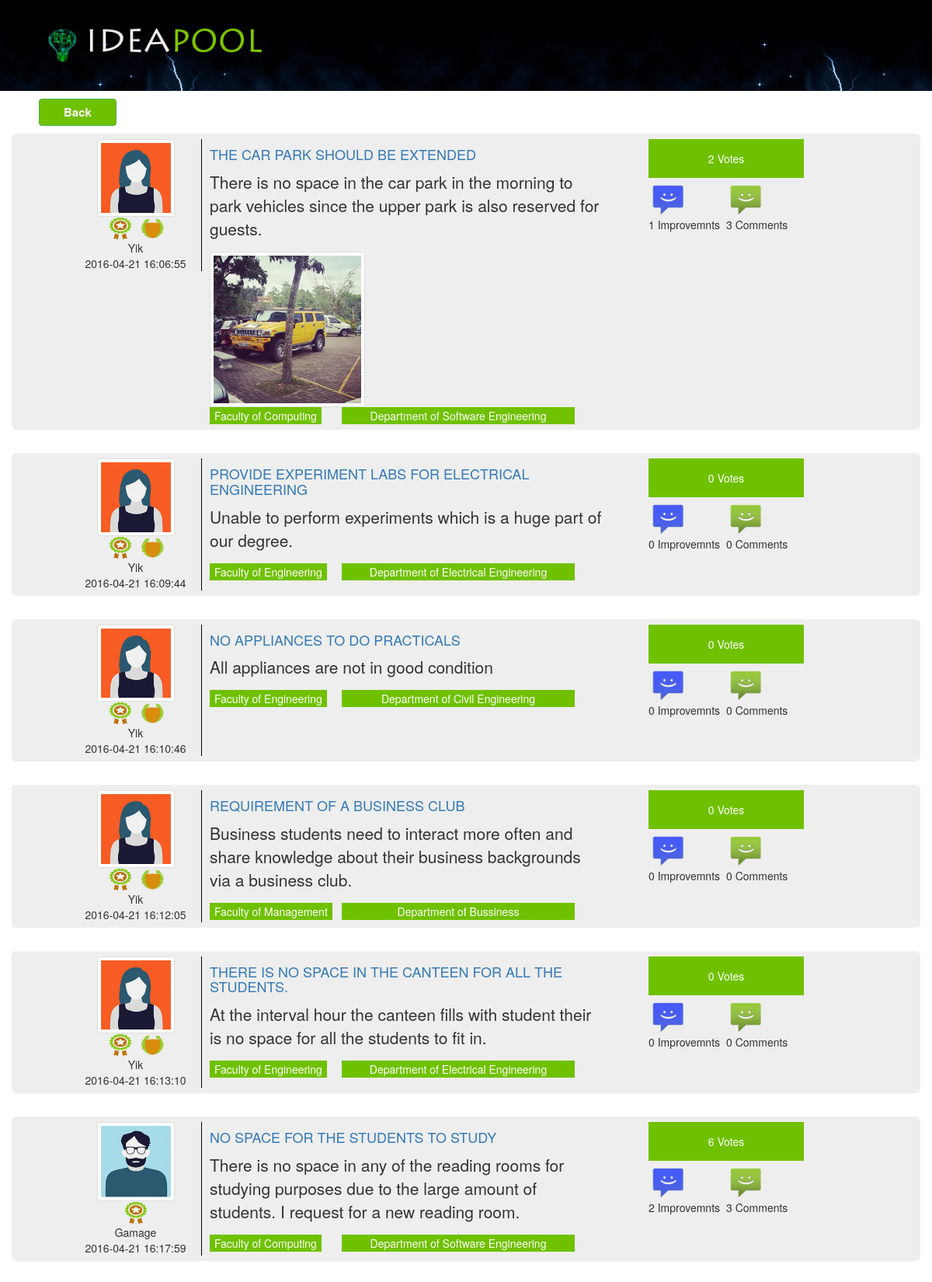
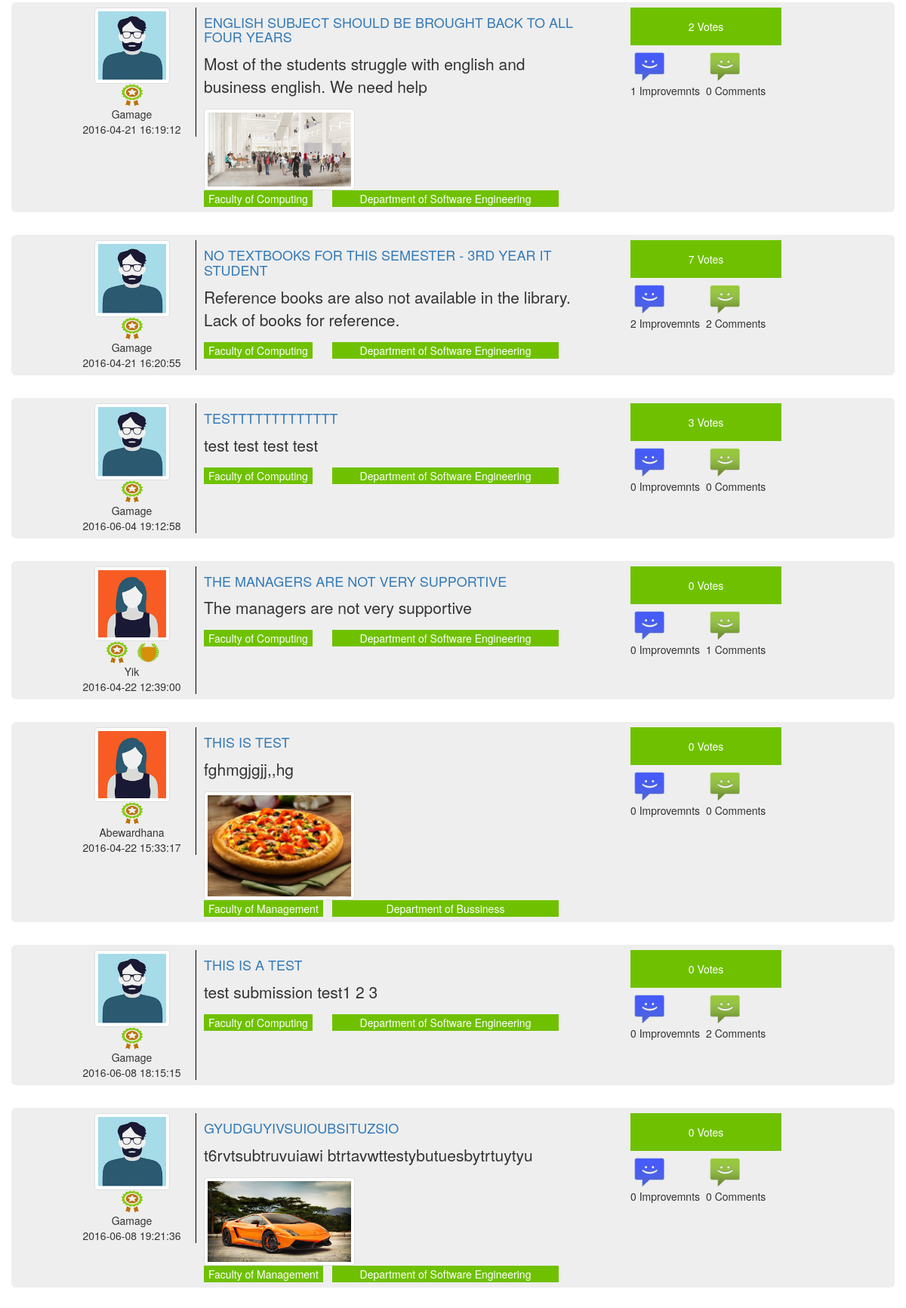
Screenshot of /advancedaction.php (upper part) with the database file from the repository (2 pictures, top to bottom).
### tables this page shows
CREATE TABLE IF NOT EXISTS `post` (
  `postId` varchar(10) NOT NULL,
  `userId` int(11) NOT NULL,
  `dateTime` datetime NOT NULL DEFAULT CURRENT_TIMESTAMP,
  `faculty` varchar(250) NOT NULL,
  `department` varchar(250) NOT NULL,
  `category` varchar(100) NOT NULL,
  `title` varchar(300) NOT NULL,
  `content` varchar(1000) NOT NULL,
  `views` int(100) NOT NULL DEFAULT '0',
  `date` date NOT NULL DEFAULT '2016-04-14',
  `files` varchar(100) NOT NULL,
  `monthOf` int(11) NOT NULL,
  PRIMARY KEY (`postId`)
);

CREATE TABLE IF NOT EXISTS `register` (
  `id` int(11) NOT NULL AUTO_INCREMENT,
  `fname` varchar(45) NOT NULL,
  `lname` varchar(45) NOT NULL,
  `address` varchar(45) NOT NULL,
  `contact` int(11) NOT NULL,
  `gender` varchar(45) NOT NULL,
  `emil` varchar(45) NOT NULL,
  `category` varchar(45) NOT NULL,
  `universityID` varchar(45) NOT NULL,
  `Image` varchar(45) NOT NULL,
  `status` varchar(45) NOT NULL DEFAULT 'pending',
  `username` varchar(45) NOT NULL,
  `password` varchar(45) NOT NULL,
  `reward` int(10) NOT NULL DEFAULT '0',
  `reward2` int(10) NOT NULL DEFAULT '0',
  `reward3` int(10) NOT NULL DEFAULT '0',
  `rewardcount` int(255) NOT NULL,
  PRIMARY KEY (`id`)
);

CREATE TABLE IF NOT EXISTS `reward` (
  `id` int(20) NOT NULL AUTO_INCREMENT,
  `name` varchar(255) NOT NULL,
  `level` int(20) NOT NULL,
  `img` varchar(255) NOT NULL,
  `postcount` int(20) NOT NULL,
  `type` varchar(255) NOT NULL,
  `description` varchar(255) NOT NULL,
  PRIMARY KEY (`id`)
);

### advancedaction.php (the view, shortened to what this page needs)
<!DOCTYPE html PUBLIC "-//W3C//DTD XHTML 1.0 Transitional//EN" "http://www.w3.org/TR/xhtml1/DTD/xhtml1-transitional.dtd">
<html xmlns="http://www.w3.org/1999/xhtml">
<head>
   <link rel="stylesheet" href="css/bootstrap.min.css"></link>
 <link rel="stylesheet" href="css/ideacss.css" />
 <link rel="stylesheet" href="https://maxcdn.bootstrapcdn.com/font-awesome/4.5.0/css/font-awesome.min.css"/>
</head>
<body>
 <?php
    include('header.php');
 ?>
 <div class="container">
 <a href="view4.php" class="btn btn-success button_design">Back</a>
 </div>
 <div class="container">
       <div class="row">
     <?php
 	    if(isset($_POST["title"])&&!empty($_POST["title"]))
		{
			if(isset($_POST["description"])&&!empty($_POST["description"]))
			{
			    if(isset($_POST["category"])&&!empty($_POST["category"]))
			     {
			     	 if(isset($_POST["faculty"])&&!empty($_POST["faculty"]))
			     	{
                        if(isset($_POST["department"])&&!empty($_POST["department"]))
                        {
						       if(isset($_POST["date"])&&!empty($_POST["date"]))
                                {
									 if(isset($_POST["name"])&&!empty($_POST["name"]))
									 {
										   $n=$_POST["name"];
										   $sql6="select id from register where lname='$n'";
										   include("database_connect.php");
	                                       $result6=mysqli_query($con,$sql6);
										   if($row6=mysqli_fetch_array($result6))
										   {
										    $uid=$row6["id"];
											$da=str_replace("/","-",$_POST["date"]);
								            $s= $_POST["title"];
			                                $d=$_POST["description"];
			                                $c=$_POST["category"];
			                                $f=$_POST["faculty"];
			                                $de=$_POST["department"];
                                            $where = "WHERE title like '%$s%' and content like '%$d%' and category='$c' and faculty='$f' and department='$de' and date='$da' and userId like '%$uid%'";
										   }
										   else
										   {
										    $da=str_replace("/","-",$_POST["date"]);
								            $s= $_POST["title"];
			                                $d=$_POST["description"];
			                                $c=$_POST["category"];
			                                $f=$_POST["faculty"];
			                                $de=$_POST["department"];
                                            $where = "WHERE title like '%$s%' and content like '%$d%' and category='$c' and faculty='$f' and department='$de' and date='$da'"; }
								     }
									 else
									 {
								      $da=str_replace("/","-",$_POST["date"]);
								      $s= $_POST["title"];
			                          $d=$_POST["description"];
			                          $c=$_POST["category"];
			                          $f=$_POST["faculty"];
			                          $de=$_POST["department"];
                                      $where = "WHERE title like '%$s%' and content like '%$d%' and category='$c' and faculty='$f' and department='$de' and date='$da'";
									 }
								}
								else
								{
                                   $s= $_POST["title"];
			                       $d=$_POST["description"];
			                       $c=$_POST["category"];
			                       $f=$_POST["faculty"];
			                       $de=$_POST["department"];
                                   $where = "WHERE title like '%$s%' and content like '%$d%' and category='$c' and faculty='$f' and department='$de'";
								}
                        }
                        else
                        {
                         $s= $_POST["title"];
			             $d=$_POST["description"];
			             $c=$_POST["category"];
			             $f=$_POST["faculty"];
                         $where = "WHERE title like '%$s%' and content like '%$d%' and category='$c' and faculty='$f'";
                        }
			     	}
			     	else
			     	{
			          $s= $_POST["title"];
			           $d=$_POST["description"];
			            $c=$_POST["category"];
			          $where = "WHERE title like '%$s%' and content like '%$d%' and category='$c'";
                    }
			     }
			    else
			    {
			       $s= $_POST["title"];
			      $d=$_POST["description"];
			      $where = "WHERE title like '%$s%' and content like '%$d%'";
			    }
			}
			else
			{
			$s= $_POST["title"];
			$where = "WHERE title like '%$s%'";
			}
		}
		elseif(isset($_POST["description"])&&!empty($_POST["description"]))
		{
	     $d=$_POST["description"];
		 $where = "WHERE content like '%$d%'";
	    }
	    elseif(isset($_POST["department"])&&!empty($_POST["department"]))
		{
	       $de=$_POST["department"];
           $where = "WHERE department='$de'";
	    }
		 elseif(isset($_POST["date"])&&!empty($_POST["date"]))
		{
	        $da=str_replace("/","-",$_POST["date"]);
			echo $da;
            $where = "WHERE date='$da'";
	    }
		else
		{
			$where ="";
		}
	  if(isset($_POST["sort"]) && $sortBy != null)
	  {
		if  (($_POST["sort"])=="vote"){
			$sql = "select * from votes AS V JOIN post AS P on V.submissionId=P.postId ".$where." GROUP BY submissionId order by COUNT(voteId) desc";
		}
		else if  (($_POST["sort"])=="comment"){
			$sql = "select * from comment AS C JOIN post AS P on C.submissionId=P.postId ".$where." and commentType='Comment' GROUP BY submissionId order by COUNT(commentId) desc";
		}
		else if  (($_POST["sort"])=="improvement"){
			$sql = "select * from comment AS C JOIN post AS P on C.submissionId=P.postId ".$where." and commentType='Improvement' GROUP BY submissionId order by COUNT(commentId) desc";
		}
		 else{
	  $sql="select * from post ".$where;
	  }
	  }
	  else{
	  $sql="select * from post ".$where;
	  }
	  include("database_connect.php");
	  $result=mysqli_query($con,$sql);
	  while($row = mysqli_fetch_array($result))
	  {
   ?>
     <div class="jumbotron viewblock">
       <div class="container">
           <div class="col-md-2 leftcolomn">
            <?php
		     $userid=$row['userId'];
             $sql5="SELECT * from register where id=$userid";
	        $result5=mysqli_query($con,$sql5);
	       if(mysqli_num_rows($result5)==0)
			   {
				    $photo="images/user2.jpg";
				   $GLOBALS["name"]='user';
			    }
			else{
	         while($row5 = mysqli_fetch_array($result5))
	         {
				   $photo=$row5["Image"];
				   $reward=$row5["reward"];
           		   $reward3=$row5["reward3"];
			 }
             ?>
                   <?php
	               }
	             ?>
                 <div class="row">
                <img src=<?= $photo ?> width="100" height="100" class="img img-thumbnail"/>
                 </div>
                  <div class="row">
                    <?php
                      $rewardimg=NULL;
                      $rewardimg3=NULL;
                      $sql6="select img,name from reward where level='$reward' and type='submission'";
                      $result6=mysqli_query($con,$sql6);
                        while($row6 = mysqli_fetch_array($result6))
                        {
                          $rewardimg=$row6["img"];
                          $title=$row6["name"];
                        }
                           if($rewardimg!=NULL)
                         {
                      ?>
                     <img src=<?= $rewardimg ?> width="40" height="30" data-toggle="tooltip" data-placement="bottom" title=<?=$title?> />
                     <?php
                      }
                     ?>
                      <?php
                          $sql7="select img,name from reward where level='$reward3' and type='improvement'";
                          $result7=mysqli_query($con,$sql7);
                        while($row7= mysqli_fetch_array($result7))
                        {
                          $rewardimg3=$row7["img"];
                          $title3=$row6["name"];
                        }
                         if($rewardimg3!=NULL)
                         {
                           ?>
                     <img src=<?= $rewardimg3 ?> width="35" height="30" data-toggle="tooltip" data-placement="bottom" title=<?=$title3?> />
                    <?php
                     }
                    ?>
                 </div>
                 <div class="row">
                 <?php echo $GLOBALS["name"]?>
                 </div>
                 <div class="row">
                 <?= $row["dateTime"]?>
                 </div>
           </div>
           <div class="col-md-6 middlecolomn">
               <div class="row title">
               <h4><a href="viewidea.php?comt=0&id=<?=$row["postId"]?>"><?= $row["title"]?></a></h4>
               </div>
               <div class="row content">
               <p> <?php echo $row["content"]; ?></p>
               </div>
                 <div class="row">
               <?php
               $img=$row["files"];
                    if(file_exists($img)&&strcmp($img,"images/")!=0)
                  {
                      ?>
               <img src=<?= $row["files"]?> width="200" height="150" class="img img-thumbnail"/>
                <?php
                }
               ?>
               </div>
                <div class="row">
                  <div class="col-md-4 departments">
                   <button class="submitidea2"><?php echo $row["faculty"]; ?></button>
                  </div>
                  <div class="col-md-8 departments">
                   <button class="submitidea3"><?php echo $row["department"]; ?></button>
                  </div>
               </div>
            </div>
            <div class="col-md-2 rightcolomn">
            <?php
            $id=$row["postId"];
            $sql2="select COUNT(*) AS votes from votes where submissionId='$id'";
	          include("database_connect.php");
	  	      $result2=mysqli_query($con,$sql2);
	          while($row2= mysqli_fetch_array($result2))
	          {
              ?>
                  <div class="row">
                 <button class="submitidea"><?php echo $row2["votes"] ?> Votes</button>
                </div>
                 <?php
	               }
	             ?>
                    <div class="row">
                          <?php $sql3="select COUNT(*) AS imp from comment where submissionId='$id' and commentType='Improvement'";
	                       include("database_connect.php");
	  	                   $result3=mysqli_query($con,$sql3);
	                       while($row3= mysqli_fetch_array($result3))
	                       {
                           ?>
                  <div class="col-md-6 iconcolomn">
                    <div class="image">
                    <img src="images/Android-Messages - Copy.png" width="50" height="50" class="img-responsive"/><?php echo $row3["imp"] ?> Improvemnts
                          </div>
						  <?php
	                       }
	                      ?>
                  </div>
                   <div class="col-md-6 iconcolomn">
                     <?php $sql4="select COUNT(*) AS cmt from comment where submissionId='$id' and commentType='Comment'";
	                       include("database_connect.php");
	  	                   $result4=mysqli_query($con,$sql4);
	                       while($row4= mysqli_fetch_array($result4))
	                       {
                           ?>
                              <div class="image">
                    <img src="images/Android-Messages.png" width="50" height="50" class="img-responsive" /><?php echo $row4["cmt"] ?> Comments
                        </div>
                         <?php
	                       }
	                      ?>
                   </div>
               </div>
            </div>
         </div>
      </div>
     <?php
	  }
	 ?>
     </div>
   </div>
   <?php
    include('footer.php');
   ?>
</body>
</html>

### css/ideacss.css (style rules this page uses)
.submitidea { background-color:#6fc100; height:50px; width:200px; border:none; color:#FFF; }
.btn-success { background-color:#6fc100; height:35px; width:100px; font-weight:bolder; font-size:15px; }
.title { color:#6fc100; text-transform:uppercase; }
.viewblock { padding:.5em; padding-left:2em; }
.leftcolomn { text-align:center; margin-right:10px; border-right:1px solid black; }
.rightcolomn { padding:0; margin-left:5em; }
.iconcolomn { padding:0; }
.departments { padding:0px; }
.submitidea2 { background-color:#6fc100; border:none; color:#FFF; }
.submitidea3 { background-color:#6fc100; width:300px; border:none; color:#FFF; }
.button_design { margin:10px; margin-left:20px; }

### rows the page displays
post: register.Image (picture), reward.img (picture), name "Yik", dateTime "2016-04-21 16:06:55", title "THE CAR PARK SHOULD BE EXTENDED", content "There is no space in the car park in the morning to park vehicles since the upper park is also reserved for guests.", files (picture), faculty "Faculty of Computing", department "Department of Software Engineering", votes "2", imp "1", cmt "3"
post: register.Image (picture), reward.img (picture), name "Yik", dateTime "2016-04-21 16:09:44", title "PROVIDE EXPERIMENT LABS FOR ELECTRICAL ENGINEERING", content "Unable to perform experiments which is a huge part of our degree.", faculty "Faculty of Engineering", department "Department of Electrical Engineering", votes "0", imp "0", cmt "0"
post: register.Image (picture), reward.img (picture), name "Yik", dateTime "2016-04-21 16:10:46", title "NO APPLIANCES TO DO PRACTICALS", content "All appliances are not in good condition", faculty "Faculty of Engineering", department "Department of Civil Engineering", votes "0", imp "0", cmt "0"
post: register.Image (picture), reward.img (picture), name "Yik", dateTime "2016-04-21 16:12:05", title "REQUIREMENT OF A BUSINESS CLUB", content "Business students need to interact more often and share knowledge about their business backgrounds via a business club.", faculty "Faculty of Management", department "Department of Bussiness", votes "0", imp "0", cmt "0"
post: register.Image (picture), reward.img (picture), name "Yik", dateTime "2016-04-21 16:13:10", title "THERE IS NO SPACE IN THE CANTEEN FOR ALL THE STUDENTS.", content "At the interval hour the canteen fills with student their is no space for all the students to fit in.", faculty "Faculty of Engineering", department "Department of Electrical Engineering", votes "0", imp "0", cmt "0"
post: register.Image (picture), reward.img (picture), name "Gamage", dateTime "2016-04-21 16:17:59", title "NO SPACE FOR THE STUDENTS TO STUDY", content "There is no space in any of the reading rooms for studying purposes due to the large amount of students. I request for a new reading room.", faculty "Faculty of Computing", department "Department of Software Engineering", votes "6", imp "2", cmt "3"
post: register.Image (picture), reward.img (picture), name "Gamage", dateTime "2016-04-21 16:19:12", title "ENGLISH SUBJECT SHOULD BE BROUGHT BACK TO ALL FOUR YEARS", content "Most of the students struggle with english and business english. We need help", files (picture), faculty "Faculty of Computing", department "Department of Software Engineering", votes "2", imp "1", cmt "0"
post: register.Image (picture), reward.img (picture), name "Gamage", dateTime "2016-04-21 16:20:55", title "NO TEXTBOOKS FOR THIS SEMESTER - 3RD YEAR IT STUDENT", content "Reference books are also not available in the library. Lack of books for reference.", faculty "Faculty of Computing", department "Department of Software Engineering", votes "7", imp "2", cmt "2"
post: register.Image (picture), reward.img (picture), name "Gamage", dateTime "2016-06-04 19:12:58", title "TESTTTTTTTTTTTTT", content "test test test test", faculty "Faculty of Computing", department "Department of Software Engineering", votes "3", imp "0", cmt "0"
post: register.Image (picture), reward.img (picture), name "Yik", dateTime "2016-04-22 12:39:00", title "THE MANAGERS ARE NOT VERY SUPPORTIVE", content "The managers are not very supportive", faculty "Faculty of Computing", department "Department of Software Engineering", votes "0", imp "0", cmt "1"
post: register.Image (picture), reward.img (picture), name "Abewardhana", dateTime "2016-04-22 15:33:17", title "THIS IS TEST", content "fghmgjgjj,,hg", files (picture), faculty "Faculty of Management", department "Department of Bussiness", votes "0", imp "0", cmt "0"
post: register.Image (picture), reward.img (picture), name "Gamage", dateTime "2016-06-08 18:15:15", title "THIS IS A TEST", content "test submission test1 2 3", faculty "Faculty of Computing", department "Department of Software Engineering", votes "0", imp "0", cmt "2"
post: register.Image (picture), reward.img (picture), name "Gamage", dateTime "2016-06-08 19:21:36", title "GYUDGUYIVSUIOUBSITUZSIO", content "t6rvtsubtruvuiawi btrtavwttestybutuesbytrtuytyu", files (picture), faculty "Faculty of Management", department "Department of Software Engineering", votes "0", imp "0", cmt "0"
